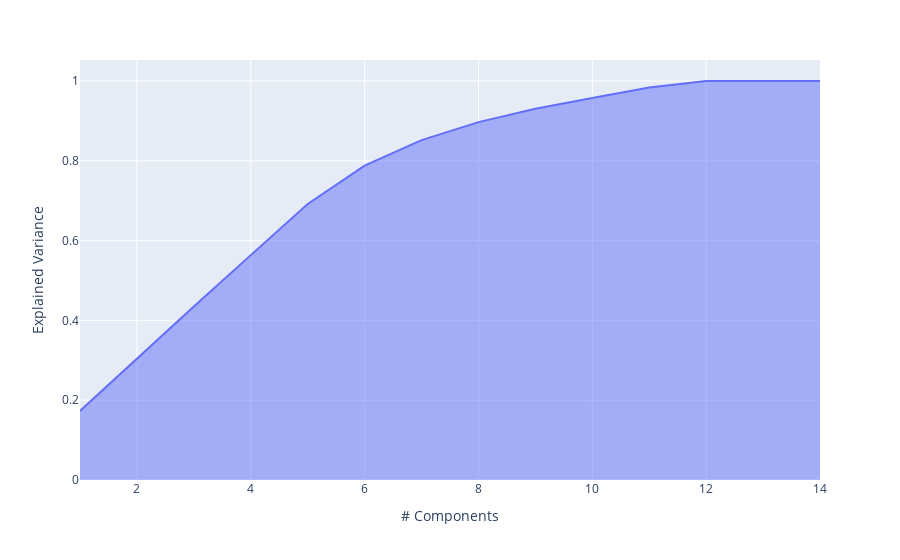

Notebook cell for this chart:
### Code cell
# explained variance plot to investigate efficacy of principal component analysis
import plotly.express as px
pca = PCA()
pca.fit(X)
exp_var_cumul = np.cumsum(pca.explained_variance_ratio_)

px.area(
    x=range(1, exp_var_cumul.shape[0] + 1),
    y=exp_var_cumul,
    labels={"x": "# Components", "y": "Explained Variance"}
)

### Figure 1 — Plotly figure (JSON) as saved in the notebook; plotly's stock layout.template omitted (floating-point values rounded to 4 significant figures)
{"data": [{"hovertemplate": "# Components=%{x}<br>Explained Variance=%{y}<extra></extra>", "legendgroup": "", "line": {"color": "#636efa"}, "mode": "lines", "name": "", "orientation": "v", "showlegend": false, "stackgroup": "1", "type": "scatter", "x": [1, 2, 3, 4, 5, 6, 7, 8, 9, 10, 11, 12, 13, 14], "xaxis": "x", "y": [0.1732, 0.3051, 0.4347, 0.5636, 0.6918, 0.7877, 0.8519, 0.8969, 0.9304, 0.9576, 0.9836, 1, 1, 1], "yaxis": "y"}], "layout": {"legend": {"tracegroupgap": 0}, "margin": {"t": 60}, "xaxis": {"anchor": "y", "domain": [0, 1], "title": {"text": "# Components"}}, "yaxis": {"anchor": "x", "domain": [0, 1], "title": {"text": "Explained Variance"}}}}
